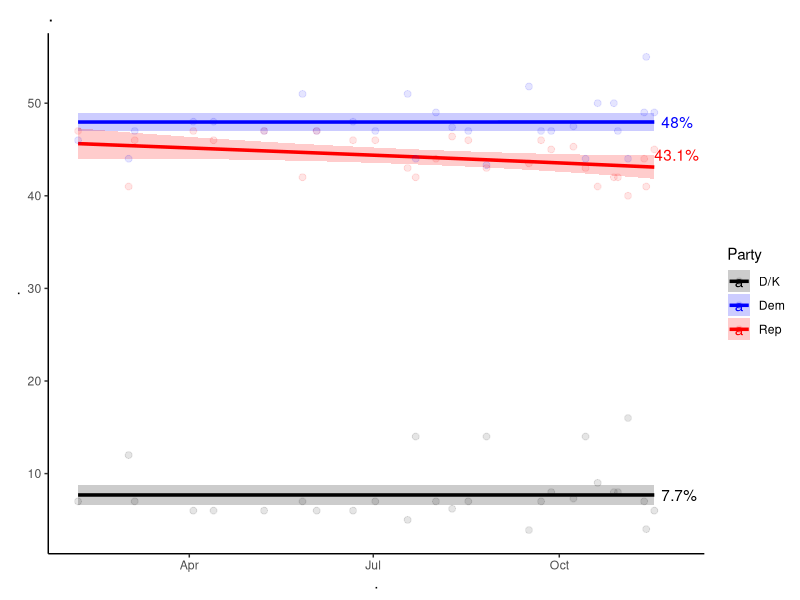

Write the R code that produced this figure.
## ---- chunk 1
knitr::opts_chunk$set(echo = TRUE)
## ---- chunk 2
library(ggplot2) 
library(dplyr)
library(readxl)
library(ggrepel)
library(mgcv)

# Load Data
df_gb <- read_excel("data/genericballot.xlsx")
df_gb$Date <- as.Date(df_gb$Date)

# Weighted Smoothing
trend_gam <- df_gb %>%
  filter(!is.na(Party), !is.na(Share)) %>%
  group_by(Party) %>%
  group_modify(~{
    x_num <- as.numeric(.x$Date)
    # Applying Sample_Size as weight
    gam_fit <- gam(Share ~ s(x_num, k = 20, bs = "cs"), weights = .x$Sample_Size, data = .x, method = "REML")
    preds <- predict(gam_fit, se.fit = TRUE)
    .x$Smoothed <- preds$fit
    .x$UpperCI <- preds$fit + 1.96 * preds$se.fit
    .x$LowerCI <- preds$fit - 1.96 * preds$se.fit
    .x
  })

latest_points <- trend_gam %>% group_by(Party) %>% filter(Date == max(Date)) %>% slice(1)

# Plot
ggplot(trend_gam, aes(x = Date, y = Smoothed, color = Party)) +
  geom_ribbon(aes(ymin = LowerCI, ymax = UpperCI, fill = Party), alpha = 0.2, color = NA) +
  geom_line(linewidth = 1.2) +
  geom_point(aes(y = Share), size = 2, alpha = 0.1) +
  geom_text_repel(data = latest_points, aes(label = paste0(round(Smoothed, 1), "%")), nudge_x = 10) +
  scale_color_manual(values = c("Dem" = 'blue', "Rep" = 'red', "D/K" = 'black')) +
  scale_fill_manual(values = c("Dem" = 'blue', "Rep" = 'red', "D/K" = 'black')) +
  theme_classic() +
  labs(title = ".", y = ".", x = ".")    
